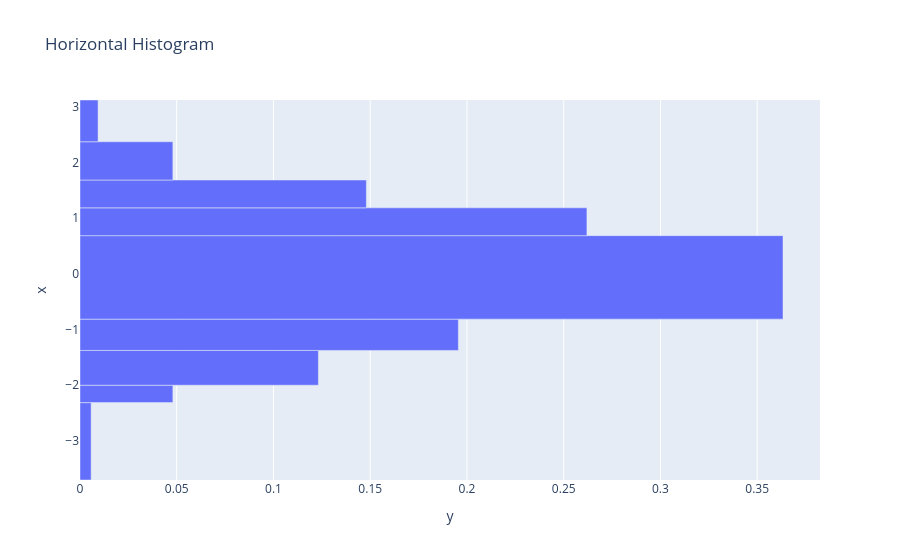

The cell this chart's notebook holds for it:
### Markdown cell above
## Example 4: Horizontal Histogram

Orientation can be changed to horizontal by using the `y` parameter or setting `orientation='h'`.

### Code cell
fig = histogram(x=data, orientation="h", title="Horizontal Histogram")
fig.show()

### Figure 1 — Plotly figure (JSON) as saved in the notebook; plotly's stock layout.template omitted (floating-point values rounded to 4 significant figures)
{"data": [{"alignmentgroup": "True", "hovertemplate": "y=%{x}<br>x=%{y}<extra></extra>", "legendgroup": "", "marker": {"color": "#636efa", "pattern": {"shape": ""}}, "name": "", "offsetgroup": "", "orientation": "h", "showlegend": false, "type": "bar", "width": [1.391, 0.3125, 0.625, 0.5625, 1.5, 0.5, 0.5, 0.6875, 0.75], "x": [0.005753, 0.048, 0.1232, 0.1956, 0.3633, 0.262, 0.148, 0.048, 0.009333], "xaxis": "x", "y": [-3.008, -2.156, -1.688, -1.094, -0.0625, 0.9375, 1.438, 2.031, 2.75], "yaxis": "y"}], "layout": {"legend": {"tracegroupgap": 0}, "title": {"text": "Horizontal Histogram"}, "xaxis": {"anchor": "y", "domain": [0, 1], "title": {"text": "y"}}, "yaxis": {"anchor": "x", "domain": [0, 1], "title": {"text": "x"}}}}
